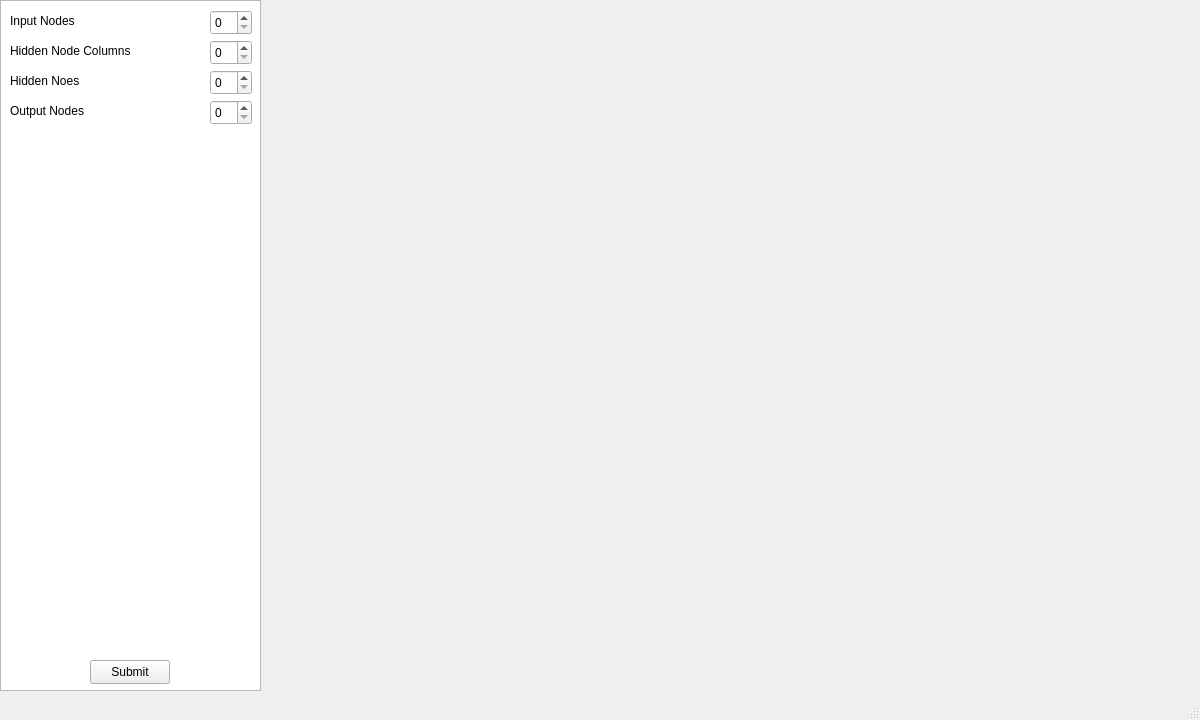
<?xml version="1.0" encoding="UTF-8"?>
<ui version="4.0">
 <class>MainWindow</class>
 <widget class="QMainWindow" name="MainWindow">
  <property name="geometry">
   <rect>
    <x>0</x>
    <y>0</y>
    <width>1200</width>
    <height>720</height>
   </rect>
  </property>
  <property name="windowTitle">
   <string>MainWindow</string>
  </property>
  <widget class="QWidget" name="centralwidget">
   <widget class="QListView" name="listView">
    <property name="geometry">
     <rect>
      <x>0</x>
      <y>0</y>
      <width>261</width>
      <height>691</height>
     </rect>
    </property>
   </widget>
   <widget class="QSpinBox" name="inputNodesSpinBox">
    <property name="geometry">
     <rect>
      <x>210</x>
      <y>10</y>
      <width>42</width>
      <height>25</height>
     </rect>
    </property>
   </widget>
   <widget class="QSpinBox" name="hiddenNodeColsSpinBox">
    <property name="geometry">
     <rect>
      <x>210</x>
      <y>40</y>
      <width>42</width>
      <height>25</height>
     </rect>
    </property>
   </widget>
   <widget class="QSpinBox" name="hiddenNodesSpinBox">
    <property name="geometry">
     <rect>
      <x>210</x>
      <y>70</y>
      <width>42</width>
      <height>25</height>
     </rect>
    </property>
   </widget>
   <widget class="QSpinBox" name="outputNodesSpinBox">
    <property name="geometry">
     <rect>
      <x>210</x>
      <y>100</y>
      <width>42</width>
      <height>25</height>
     </rect>
    </property>
   </widget>
   <widget class="QPushButton" name="pushButton">
    <property name="geometry">
     <rect>
      <x>90</x>
      <y>660</y>
      <width>80</width>
      <height>24</height>
     </rect>
    </property>
    <property name="text">
     <string>Submit</string>
    </property>
   </widget>
   <widget class="QLabel" name="label">
    <property name="geometry">
     <rect>
      <x>10</x>
      <y>100</y>
      <width>191</width>
      <height>21</height>
     </rect>
    </property>
    <property name="text">
     <string>Output Nodes</string>
    </property>
   </widget>
   <widget class="QLabel" name="label_2">
    <property name="geometry">
     <rect>
      <x>10</x>
      <y>70</y>
      <width>191</width>
      <height>21</height>
     </rect>
    </property>
    <property name="text">
     <string>Hidden Noes</string>
    </property>
   </widget>
   <widget class="QLabel" name="label_3">
    <property name="geometry">
     <rect>
      <x>10</x>
      <y>40</y>
      <width>191</width>
      <height>21</height>
     </rect>
    </property>
    <property name="text">
     <string>Hidden Node Columns</string>
    </property>
   </widget>
   <widget class="QLabel" name="label_4">
    <property name="geometry">
     <rect>
      <x>10</x>
      <y>10</y>
      <width>191</width>
      <height>21</height>
     </rect>
    </property>
    <property name="text">
     <string>Input Nodes</string>
    </property>
   </widget>
  </widget>
  <widget class="QMenuBar" name="menubar">
   <property name="geometry">
    <rect>
     <x>0</x>
     <y>0</y>
     <width>1200</width>
     <height>21</height>
    </rect>
   </property>
  </widget>
  <widget class="QStatusBar" name="statusbar"/>
 </widget>
 <resources/>
 <connections/>
</ui>
